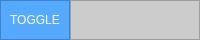
     <widget class="QFrame" name="Top_Bar">
      <property name="maximumSize">
       <size>
        <width>16777215</width>
        <height>40</height>
       </size>
      </property>
      <property name="styleSheet">
       <string notr="true">background-color: rgb(204, 204, 204);</string>
      </property>
      <property name="frameShape">
       <enum>QFrame::NoFrame</enum>
      </property>
      <property name="frameShadow">
       <enum>QFrame::Raised</enum>
      </property>
      <layout class="QHBoxLayout" name="horizontalLayout">
       <property name="spacing">
        <number>0</number>
       </property>
       <property name="leftMargin">
        <number>0</number>
       </property>
       <property name="topMargin">
        <number>0</number>
       </property>
       <property name="rightMargin">
        <number>0</number>
       </property>
       <property name="bottomMargin">
        <number>0</number>
       </property>
       <item>
        <widget class="QFrame" name="frame_toggle">
         <property name="maximumSize">
          <size>
           <width>70</width>
           <height>40</height>
          </size>
         </property>
         <property name="styleSheet">
          <string notr="true">background-color: rgb(85, 170, 255);</string>
         </property>
         <property name="frameShape">
          <enum>QFrame::StyledPanel</enum>
         </property>
         <property name="frameShadow">
          <enum>QFrame::Raised</enum>
         </property>
         <layout class="QVBoxLayout" name="verticalLayout_2">
          <property name="spacing">
           <number>0</number>
          </property>
          <property name="leftMargin">
           <number>0</number>
          </property>
          <property name="topMargin">
           <number>0</number>
          </property>
          <property name="rightMargin">
           <number>0</number>
          </property>
          <property name="bottomMargin">
           <number>0</number>
          </property>
          <item>
           <widget class="QPushButton" name="Btn_Toggle">
            <property name="sizePolicy">
             <sizepolicy hsizetype="Expanding" vsizetype="Expanding">
              <horstretch>0</horstretch>
              <verstretch>0</verstretch>
             </sizepolicy>
            </property>
            <property name="styleSheet">
             <string notr="true">color: rgb(255, 255, 255);
border: 0px solid;</string>
            </property>
            <property name="text">
             <string>TOGGLE</string>
            </property>
           </widget>
          </item>
         </layout>
        </widget>
       </item>
       <item>
        <widget class="QFrame" name="frame_top">
         <property name="frameShape">
          <enum>QFrame::StyledPanel</enum>
         </property>
         <property name="frameShadow">
          <enum>QFrame::Raised</enum>
         </property>
        </widget>
       </item>
      </layout>
     </widget>
